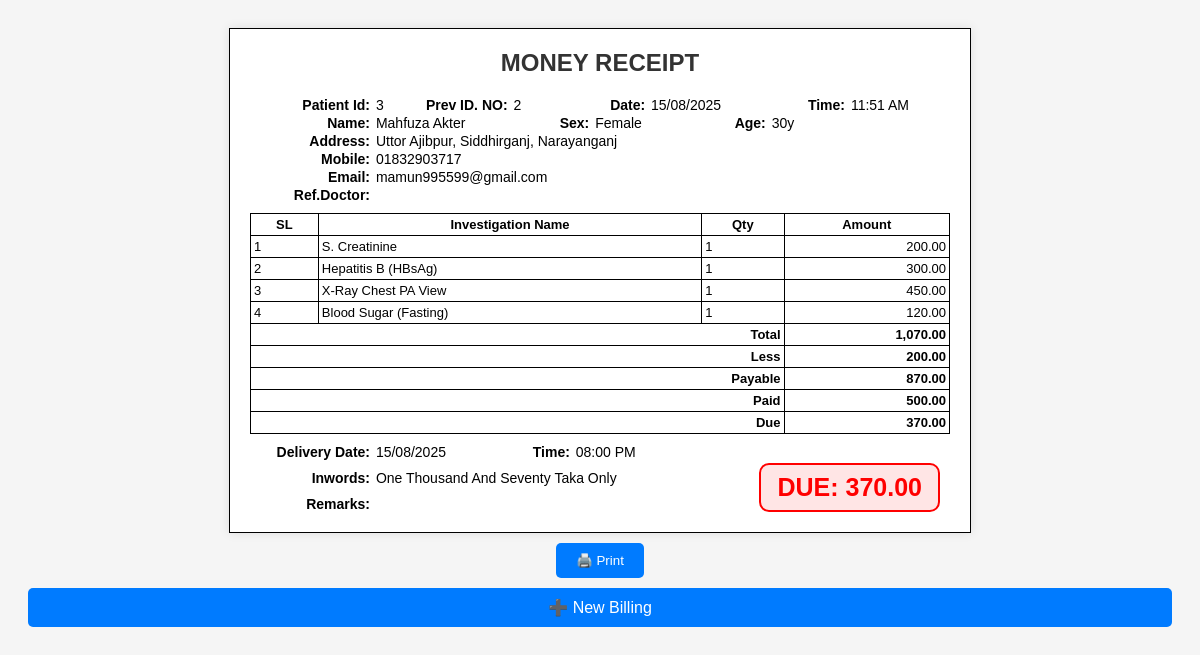
The app's page /receipt.php?patient_id=3 with its own data.
### tables this page shows
CREATE TABLE patients (
        patient_id INTEGER PRIMARY KEY AUTOINCREMENT,
        old_id TEXT,
        date TEXT,
        patient_name TEXT,
        sex TEXT,
        age TEXT,
        phone TEXT,
        email TEXT,
        ref_doctors TEXT,
        ref_name TEXT,
        delivery_date TEXT,
        delivery_time TEXT,
        remarks TEXT,
        less_total REAL,
        less_percent_total REAL,
        paid REAL,
        send_sms INTEGER,
        send_email INTEGER,
        created_at TEXT,
        updated_at TEXT,
        address TEXT
    );

CREATE TABLE billing (
        id INTEGER PRIMARY KEY AUTOINCREMENT,
        patient_id INTEGER,
        service_id TEXT,
        service_name TEXT,
        price REAL,
        unit INTEGER,
        less_percent REAL,
        less REAL,
        final_price REAL,
        FOREIGN KEY (patient_id) REFERENCES patients(patient_id) ON DELETE CASCADE
    );

### receipt.php (the view, shortened to what this page needs)
<?php
include 'db_sqlite.php';
$patient_id = $_GET['patient_id'] ?? '';
$stmt = $pdo->prepare("SELECT * FROM patients WHERE patient_id = ?");
$stmt->execute([$patient_id]);
$patient = $stmt->fetch(PDO::FETCH_ASSOC);
$stmt = $pdo->prepare("SELECT * FROM billing WHERE patient_id = ?");
$stmt->execute([$patient_id]);
$services = $stmt->fetchAll(PDO::FETCH_ASSOC);
$total = 0;
foreach ($services as $s) {
    $total += $s['final_price'];
}
$less = $patient['less_total'];
$paid = $patient['paid'];
$due = ($total - $less) - $paid;
function numberToWords($number) {
    $conjunction = ' and ';
    $separator   = ', ';
    $dictionary  = array(
        0                   => 'zero',
        1                   => 'one',
        2                   => 'two',
        3                   => 'three',
        4                   => 'four',
        5                   => 'five',
        6                   => 'six',
        7                   => 'seven',
        8                   => 'eight',
        9                   => 'nine',
        10                  => 'ten',
        11                  => 'eleven',
        12                  => 'twelve',
        13                  => 'thirteen',
        14                  => 'fourteen',
        15                  => 'fifteen',
        16                  => 'sixteen',
        17                  => 'seventeen',
        18                  => 'eighteen',
        19                  => 'nineteen',
        20                  => 'twenty',
        30                  => 'thirty',
        40                  => 'forty',
        50                  => 'fifty',
        60                  => 'sixty',
        70                  => 'seventy',
        80                  => 'eighty',
        90                  => 'ninety',
        100                 => 'hundred',
        1000                => 'thousand',
        1000000             => 'million',
        1000000000          => 'billion',
        1000000000000       => 'trillion',
        1000000000000000    => 'quadrillion',
        1000000000000000000 => 'quintillion'
    );
    $string = $fraction = null;
    switch (true) {
        case $number < 21:
            $string = $dictionary[$number];
            break;
        case $number < 100:
            $tens   = ((int) ($number / 10)) * 10;
            $units   = $number % 10;
            $string = $dictionary[$tens];
            break;
        default:
            $baseUnit = pow(1000, floor(log($number, 1000)));
            $numBaseUnits = (int) ($number / $baseUnit);
            $remainder = $number % $baseUnit;
            $string = numberToWords($numBaseUnits) . ' ' . $dictionary[$baseUnit];
            if ($remainder) {
                $string .= $remainder < 100 ? $conjunction : $separator;
                $string .= numberToWords($remainder);
            }
            break;
    }
    return $string;
}
$totalInWords = numberToWords($total) . ' taka only';
?>
<!DOCTYPE html>
<html>
<head>
</head>
<body>
<div class="receipt" id="printArea">
  <div class="title">MONEY RECEIPT</div>
  <div class="receipt-info">
    <strong>Patient Id:</strong> <?= $patient['patient_id'] ?> <strong>Prev ID. NO:</strong> <?= $patient['old_id'] ?> <strong>Date:</strong> <?= date('d/m/Y', strtotime($patient['date'])) ?> <strong>Time:</strong> <?= date('h:i A', strtotime($patient['created_at'])) ?>
  </div>
  <div class="receipt-info">
    <strong>Name:</strong> <?= $patient['patient_name'] ?> <strong>Sex:</strong> <?= $patient['sex'] ?> <strong>Age:</strong> <?= $patient['age'] ?>
  </div>
  <div class="receipt-info">
    <strong>Address:</strong> <?= $patient['address'] ?>
  </div>
  <div class="receipt-info">
    <strong>Mobile:</strong> <?= $patient['phone'] ?>
  </div>
  <div class="receipt-info">
    <strong>Email:</strong> <?= $patient['email'] ?? 'N/A' ?>
  </div>
  <div class="receipt-info">
    <strong>Ref.Doctor:</strong> <?= $patient['ref_doctors'] ?>
  </div>
  <table>
    <thead>
      <tr>
        <th>SL</th>
        <th>Investigation Name</th>
        <th>Qty</th>
        <th>Amount</th>
      </tr>
    </thead>
    <tbody>
      <?php
        foreach ($services as $index => $s) {
          $lineTotal = $s['final_price'];
          echo "<tr>
                  <td>" . ($index + 1) . "</td>
                  <td>{$s['service_name']}</td>
                  <td>{$s['unit']}</td>
                  <td class='text-right'>" . number_format($lineTotal, 2) . "</td>
                </tr>";
        }
      ?>
    </tbody>
    <tfoot>
      <tr><th colspan="3" class="text-right">Total</th><th class="text-right"><?= number_format($total, 2) ?></th></tr>
      <tr><th colspan="3" class="text-right">Less</th><th class="text-right"><?= number_format($patient['less_total'], 2) ?></th></tr>
      <tr><th colspan="3" class="text-right">Payable</th><th class="text-right"><?= number_format($total - $patient['less_total'], 2) ?></th></tr>
      <tr><th colspan="3" class="text-right">Paid</th><th class="text-right"><?= number_format($patient['paid'], 2) ?></th></tr>
      <tr><th colspan="3" class="text-right">Due</th><th class="text-right"><?= number_format(($total - $patient['less_total']) - $patient['paid'], 2) ?></th></tr>
    </tfoot>
  </table>
  <div class="footer-info">
    <strong>Delivery Date:</strong> <?= date('d/m/Y', strtotime($patient['delivery_date'])) ?> <strong>Time:</strong> <?= date('h:i A', strtotime($patient['delivery_time'])) ?>
  </div>
  <div class="footer-info">
    <strong>Inwords:</strong> <?= ucwords($totalInWords) ?>
  </div>
  <div class="footer-info">
    <strong>Remarks:</strong> <?= $patient['remarks'] ?>
  </div>
  <div class="status-box">
    <?php if ($due <= 0): ?>
      <div class="paid">PAID</div>
    <?php else: ?>
      <div class="due">DUE: <?= number_format($due, 2) ?></div>
    <?php endif; ?>
  </div>
</div>
<button class="btn-print" onclick="window.print()">🖨️ Print</button>
<a href="bill.php" class="btn-print">➕ New Billing</a>
</body>
</html>

### receipt.php (style rules this page uses)
body { font-family: Arial, sans-serif; padding: 20px; background-color: #f5f5f5; }
.receipt { position: relative; border: 1px solid #000; padding: 20px; width: 700px; margin: auto; background-color: white; box-shadow: 0 0 10px rgba(0,0,0,0.1); }
.title { text-align: center; font-size: 24px; font-weight: bold; margin-bottom: 20px; color: #333; }
table { width: 100%; border-collapse: collapse; margin-top: 10px; }
td, th { border: 1px solid #000; padding: 3px; font-size: 13px; }
.text-right { text-align: right; }
.btn-print { margin: 10px auto; display: block; padding: 10px 20px; background-color: #007bff; color: white; border: none; border-radius: 5px; cursor: pointer; text-decoration: none; text-align: center; }
.status-box { position: absolute; bottom: 20px; right: 30px; }
.due { font-size: 25px; font-weight: bold; color: red; border: 2px solid red; padding: 8px 16px; display: inline-block; border-radius: 10px; background-color: rgba(255, 0, 0, 0.1); }
.receipt-info { margin-bottom: 2px; font-size: 14px; text-align: left; }
.receipt-info strong { display: inline-block; width: 120px; text-align: right; padding-right: 2px; }
.footer-info { margin-top: 10px; font-size: 14px; text-align: left; }
.footer-info strong { display: inline-block; width: 120px; text-align: right; padding-right: 2px; }

### records on screen
patients: patient_id "3", old "2", date "15/08/2025", created_at "11:51 AM", patient_name "Mahfuza Akter", sex "Female", age "30y", address "Uttor Ajibpur, Siddhirganj, Narayanganj", phone "01832903717", email "mamun995599@gmail.com", less_total "200.00", $total-$patient['less_total'] "870.00", paid "500.00", ($total - $patient['less_total']) - $patient['paid'] "370.00", delivery_date "15/08/2025", delivery_time "08:00 PM", due "370.00"
billing: service_name "S. Creatinine", unit "1", final_price "200.00"
billing: service_name "Hepatitis B (HBsAg)", unit "1", final_price "300.00"
billing: service_name "X-Ray Chest PA View", unit "1", final_price "450.00"
billing: service_name "Blood Sugar (Fasting)", unit "1", final_price "120.00"

### other values on screen
$total "1,070.00"
$totalInWords "One Thousand And Seventy Taka Only"
